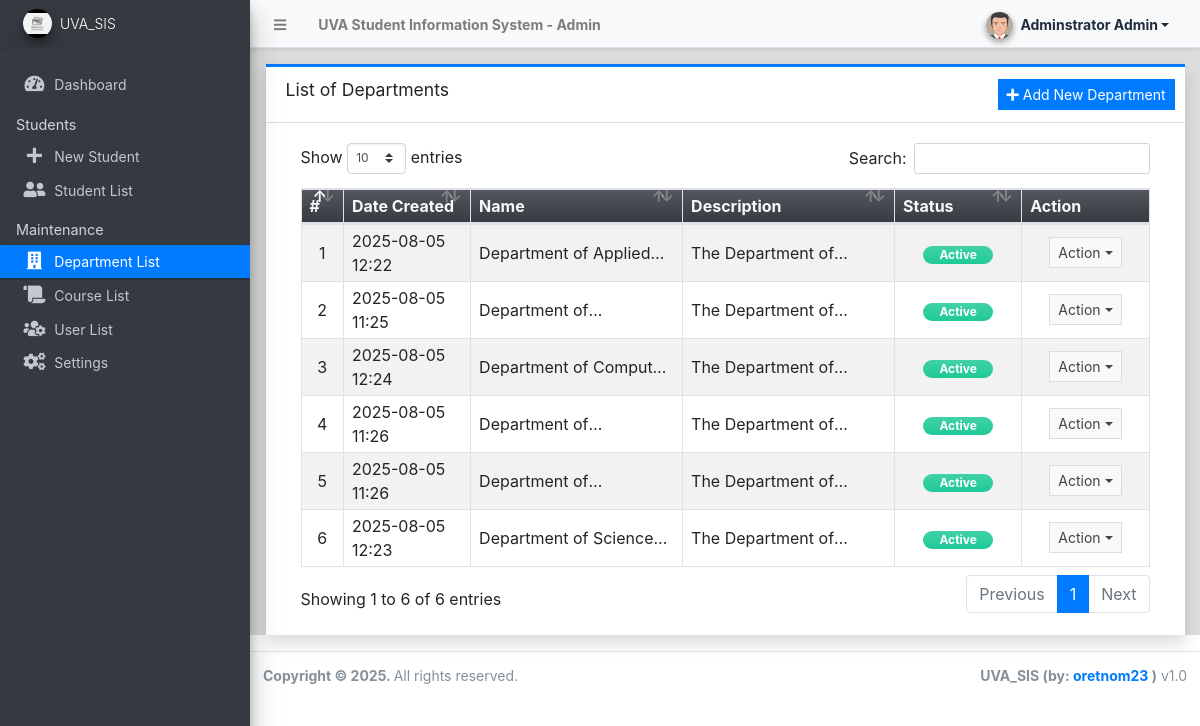
/admin/?page=departments (signed in), run on the app's committed database.
### tables this page shows
CREATE TABLE `department_list` (
  `id` int(30) NOT NULL,
  `name` text NOT NULL,
  `description` text NOT NULL,
  `status` tinyint(1) NOT NULL DEFAULT 1,
  `delete_flag` tinyint(1) NOT NULL DEFAULT 0,
  `date_created` datetime NOT NULL DEFAULT current_timestamp(),
  `date_updated` datetime DEFAULT NULL ON UPDATE current_timestamp()
);

### config.php (called while the page is built, shortened)
<?php
require_once('classes/DBConnection.php');
require_once('classes/SystemSettings.php');
function validate_image($file){
	if(!empty($file)){
        $ex = explode('?',$file);
        $file = $ex[0];
        $param =  isset($ex[1]) ? '?'.$ex[1]  : '';
		if(is_file(base_app.$file)){
			return base_url.$file.$param;
		}else{
			return base_url.'dist/img/no-image-available.png';
		}
	}else{
		return base_url.'dist/img/no-image-available.png';
	}
}
function isMobileDevice(){
    $aMobileUA = array(
        '/iphone/i' => 'iPhone',
        '/ipod/i' => 'iPod',
        '/ipad/i' => 'iPad',
        '/android/i' => 'Android',
        '/blackberry/i' => 'BlackBerry',
        '/webos/i' => 'Mobile'
    );
    return false;
}
?>

### classes/DBConnection.php (called while the page is built, shortened)
<?php
class DBConnection{
    private $host = DB_SERVER;
    private $username = DB_USERNAME;
    private $password = DB_PASSWORD;
    private $database = DB_NAME;
    public $conn;
    public function __construct(){
        if (!isset($this->conn)) {
            $this->conn = new mysqli($this->host, $this->username, $this->password, $this->database);
        }
    }
}
?>

### classes/SystemSettings.php (called while the page is built, shortened)
<?php
class SystemSettings extends DBConnection{
	function userdata($field = ''){
		if(!empty($field)){
			if(isset($_SESSION['userdata'][$field]))
				return $_SESSION['userdata'][$field];
			else
				return null;
		}else{
			return false;
		}
	}
	function info($field=''){
		if(!empty($field)){
			if(isset($_SESSION['system_info'][$field]))
				return $_SESSION['system_info'][$field];
			else
				return false;
		}else{
			return false;
		}
	}
}
$_settings = new SystemSettings();
?>

### admin/departments/index.php (the view, shortened to what this page needs)
<div class="card card-outline card-primary rounded-0 shadow">
	<div class="card-header">
		<h3 class="card-title">List of Departments</h3>
		<?php if($_settings->userdata('type') == 1): ?>
		<div class="card-tools">
			<a href="javascript:void(0)" id="create_new" class="btn btn-flat btn-sm btn-primary"><span class="fas fa-plus"></span>  Add New Department</a>
		</div>
		<?php endif; ?>
	</div>
	<div class="card-body">
		<div class="container-fluid">
        <div class="container-fluid">
			<table class="table table-bordered table-hover table-striped">
				<colgroup>
					<col width="5%">
					<col width="15%">
					<col width="25%">
					<col width="25%">
					<col width="15%">
					<col width="15%">
				</colgroup>
				<thead>
					<tr class="bg-gradient-dark text-light">
						<th>#</th>
						<th>Date Created</th>
						<th>Name</th>
						<th>Description</th>
						<th>Status</th>
						<th>Action</th>
					</tr>
				</thead>
				<tbody>
					<?php
						$i = 1;
						$qry = $conn->query("SELECT * from `department_list` where delete_flag = 0 order by `name` asc ");
						while($row = $qry->fetch_assoc()):
					?>
						<tr>
							<td class="text-center"><?php echo $i++; ?></td>
							<td class=""><?php echo date("Y-m-d H:i",strtotime($row['date_created'])) ?></td>
							<td class=""><p class="m-0 truncate-1"><?php echo $row['name'] ?></p></td>
							<td class=""><p class="m-0 truncate-1"><?php echo $row['description'] ?></p></td>
							<td class="text-center">
								<?php
									switch ($row['status']){
										case 1:
											echo '<span class="rounded-pill badge badge-success bg-gradient-teal px-3">Active</span>';
											break;
									}
								?>
							</td>
							<td align="center">
								 <button type="button" class="btn btn-flat btn-default btn-sm dropdown-toggle dropdown-icon" data-toggle="dropdown">
				                  		Action
				                  </button>
							</td>
						</tr>
					<?php endwhile; ?>
				</tbody>
			</table>
		</div>
		</div>
	</div>
</div>

### admin/index.php (shortened to what this page needs)
<?php require_once('../config.php'); ?>
 <!DOCTYPE html>
<html lang="en" class="" style="height: auto;">
<?php require_once('inc/header.php') ?>
  <body class="layout-fixed control-sidebar-slide-open layout-navbar-fixed" data-new-gr-c-s-check-loaded="14.991.0" data-gr-ext-installed="" style="height: auto;">
    <div class="wrapper">
     <?php require_once('inc/topBarNav.php') ?>
     <?php require_once('inc/navigation.php') ?>
     <?php $page = isset($_GET['page']) ? $_GET['page'] : 'home';  ?>
      <div class="content-wrapper pt-3" style="min-height: 567.854px;">
        <section class="content ">
          <div class="container-fluid">
            <?php
              if(!file_exists($page.".php") && !is_dir($page)){
                  include '404.html';
              }else{
                if(is_dir($page))
                  include $page.'/index.php';
                else
                  include $page.'.php';
              }
            ?>
          </div>
        </section>
      </div>
      <?php require_once('inc/footer.php') ?>
  </body>
</html>

### admin/inc/header.php (shortened to what this page needs)
<head>
    <link rel="stylesheet" href="<?php echo base_url ?>plugins/fontawesome-free/css/all.min.css">
    <link rel="stylesheet" href="<?php echo base_url ?>plugins/tempusdominus-bootstrap-4/css/tempusdominus-bootstrap-4.min.css">
  <link rel="stylesheet" href="<?php echo base_url ?>plugins/datatables-bs4/css/dataTables.bootstrap4.min.css">
  <link rel="stylesheet" href="<?php echo base_url ?>plugins/datatables-responsive/css/responsive.bootstrap4.min.css">
  <link rel="stylesheet" href="<?php echo base_url ?>plugins/datatables-buttons/css/buttons.bootstrap4.min.css">
  <link rel="stylesheet" href="<?php echo base_url ?>plugins/select2/css/select2.min.css">
  <link rel="stylesheet" href="<?php echo base_url ?>plugins/select2-bootstrap4-theme/select2-bootstrap4.min.css">
    <link rel="stylesheet" href="<?php echo base_url ?>plugins/icheck-bootstrap/icheck-bootstrap.min.css">
    <link rel="stylesheet" href="<?php echo base_url ?>plugins/jqvmap/jqvmap.min.css">
    <link rel="stylesheet" href="<?php echo base_url ?>plugins/fullcalendar/main.css">
    <link rel="stylesheet" href="<?php echo base_url ?>dist/css/adminlte.css">
    <link rel="stylesheet" href="<?php echo base_url ?>dist/css/custom.css">
    <link rel="stylesheet" href="<?php echo base_url ?>plugins/overlayScrollbars/css/OverlayScrollbars.min.css">
    <link rel="stylesheet" href="<?php echo base_url ?>plugins/daterangepicker/daterangepicker.css">
    <link rel="stylesheet" href="<?php echo base_url ?>plugins/summernote/summernote-bs4.min.css">
  <link rel="stylesheet" href="<?php echo base_url ?>plugins/sweetalert2-theme-bootstrap-4/bootstrap-4.min.css">
  </head>

### admin/inc/topBarNav.php (shortened to what this page needs)
<nav class="main-header navbar navbar-expand navbar-light border-top-0  border-left-0 border-right-0 text-sm shadow-sm bg-gradient-light">
  <ul class="navbar-nav">
    <li class="nav-item">
    <a class="nav-link" data-widget="pushmenu" href="#" role="button"><i class="fas fa-bars"></i></a>
    </li>
    <li class="nav-item d-none d-sm-inline-block">
      <a href="<?php echo base_url ?>" class="nav-link"><b><?php echo (!isMobileDevice()) ? $_settings->info('name'):$_settings->info('short_name'); ?> - Admin</b></a>
    </li>
  </ul>
  <ul class="navbar-nav ml-auto">
    <li class="nav-item">
      <div class="btn-group nav-link">
            <button type="button" class="btn btn-rounded badge badge-light dropdown-toggle dropdown-icon" data-toggle="dropdown">
              <span><img src="<?php echo validate_image($_settings->userdata('avatar')) ?>" class="img-circle elevation-2 user-img" alt="User Image"></span>
              <span class="ml-3"><?php echo ucwords($_settings->userdata('firstname').' '.$_settings->userdata('lastname')) ?></span>
            </button>
        </div>
    </li>
  </ul>
</nav>

### admin/inc/navigation.php (shortened to what this page needs)
<aside class="main-sidebar sidebar-dark-primary elevation-4 sidebar-no-expand bg-dark">
  <a href="<?php echo base_url ?>admin" class="brand-link bg-transparent text-sm border-0 shadow-sm">
  <img src="<?php echo validate_image($_settings->info('logo'))?>" alt="Store Logo" class="brand-image img-circle elevation-3 bg-black" style="width: 1.8rem;height: 1.8rem;max-height: unset;object-fit:scale-down;object-position:center center">
  <span class="brand-text font-weight-light"><?php echo $_settings->info('short_name') ?></span>
  </a>
  <div class="sidebar os-host os-theme-light os-host-overflow os-host-overflow-y os-host-resize-disabled os-host-transition os-host-scrollbar-horizontal-hidden">
    <div class="os-content-glue" style="margin: 0px -8px; width: 249px; height: 646px;"></div>
    <div class="os-padding">
      <div class="os-viewport os-viewport-native-scrollbars-invisible" style="overflow-y: scroll;">
        <div class="os-content" style="padding: 0px 8px; height: 100%; width: 100%;">
          <nav class="mt-4">
             <ul class="nav nav-pills nav-sidebar flex-column text-sm nav-compact nav-flat nav-child-indent nav-collapse-hide-child" data-widget="treeview" role="menu" data-accordion="false">
              <li class="nav-item dropdown">
                <a href="./" class="nav-link nav-home">
                  <i class="nav-icon fas fa-tachometer-alt"></i>
                  <p>
                    Dashboard
                  </p>
                </a>
              </li>
              <li class="nav-header">Students</li>
              <li class="nav-item dropdown">
                <a href="<?php echo base_url ?>admin/?page=students/manage_student" class="nav-link nav-students_manage_student">
                  <i class="nav-icon fas fa-plus"></i>
                  <p>
                    New Student
                  </p>
                </a>
              </li>
              <li class="nav-item">
                <a href="<?php echo base_url ?>admin/?page=students" class="nav-link nav-students">
                  <i class="nav-icon fas fa-user-friends"></i>
                  <p>
                    Student List
                  </p>
                </a>
              </li>
              <li class="nav-header">Maintenance</li>
              <li class="nav-item dropdown">
                <a href="<?php echo base_url ?>admin/?page=departments" class="nav-link nav-departments">
                  <i class="nav-icon fas fa-building"></i>
                  <p>
                   Department List
                  </p>
                </a>
              </li>
              <li class="nav-item dropdown">
                <a href="<?php echo base_url ?>admin/?page=courses" class="nav-link nav-courses">
                  <i class="nav-icon fas fa-scroll"></i>
                  <p>
                   Course List
                  </p>
                </a>
              </li>
              <?php if($_settings->userdata('type') == 1): ?>
              <li class="nav-item dropdown">
                <a href="<?php echo base_url ?>admin/?page=user/list" class="nav-link nav-user_list">
                  <i class="nav-icon fas fa-users-cog"></i>
                  <p>
                    User List
                  </p>
                </a>
              </li>
              <li class="nav-item dropdown">
                <a href="<?php echo base_url ?>admin/?page=system_info" class="nav-link nav-system_info">
                  <i class="nav-icon fas fa-cogs"></i>
                  <p>
                    Settings
                  </p>
                </a>
              </li>
              <?php endif; ?>
            </ul>
          </nav>
        </div>
      </div>
    </div>
  </div>
</aside>

### admin/inc/footer.php (shortened to what this page needs)
<footer class="main-footer text-sm">
        <strong>Copyright © <?php echo date('Y') ?>.
        </strong>
        All rights reserved.
        <div class="float-right d-none d-sm-inline-block">
          <b><?php echo $_settings->info('short_name') ?> (by: <a href="mailto:oretnom23@gmail.com" target="blank">oretnom23</a> )</b> v1.0
        </div>
      </footer>
    </div>

### admin/inc/topBarNav.php (style rules this page uses)
.user-img { position: absolute; height: 27px; width: 27px; object-fit: cover; left: -7%; top: -12%; }
.btn-rounded { border-radius: 50px; }

### data on the page
department_list: date_created "2025-08-05 12:22", name "Department of…", description "The Department…", status "Active"
department_list: date_created "2025-08-05 11:25", name "Department…", description "The Department…", status "Active"
department_list: date_created "2025-08-05 12:24", name "Department of…", description "The Department…", status "Active"
department_list: date_created "2025-08-05 11:26", name "Department…", description "The Department…", status "Active"
department_list: date_created "2025-08-05 11:26", name "Department…", description "The Department…", status "Active"
department_list: date_created "2025-08-05 12:23", name "Department of…", description "The Department…", status "Active"

### other printed values
$_settings->info('name') "UVA Student Information System"
$_settings->userdata('firstname').' '.$_settings->userdata('lastname') "Adminstrator Admin"
$_settings->info('short_name') "UVA_SIS"
